Frame 1 (no input): blank canvas, image omitted
Frame 60 (no input): blank canvas, image omitted
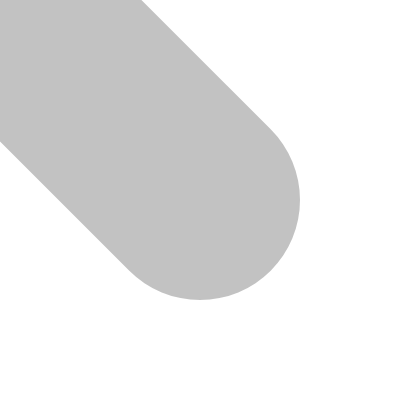
Frame 120 (the mouse pressed at the canvas centre since frame 60)

The p5.js sketch whose frames 1 and 60 were blank and that drew this single picture after the mouse press (run headless with seeded random() and noise() and a simulated clock; from frame 60 on, the mouse is pressed at the canvas centre):

// p5.js sketch
// ── sketch.js
function setup() {
  createCanvas(400, 400);
}

function draw() {

  var mouseSpeed = Math.abs(mouseX - pmouseX);
  stroke(100,100);
  strokeWeight(mouseSpeed);

  if(mouseIsPressed){

  line(mouseX,mouseY,pmouseX,pmouseY);
}

  if(keyIsPressed){
    background (255);
  }
/*
  noStroke();
  fill(mouseX);
  ellipse (width/2, height/2, mouseX, mouseY);*/
}
